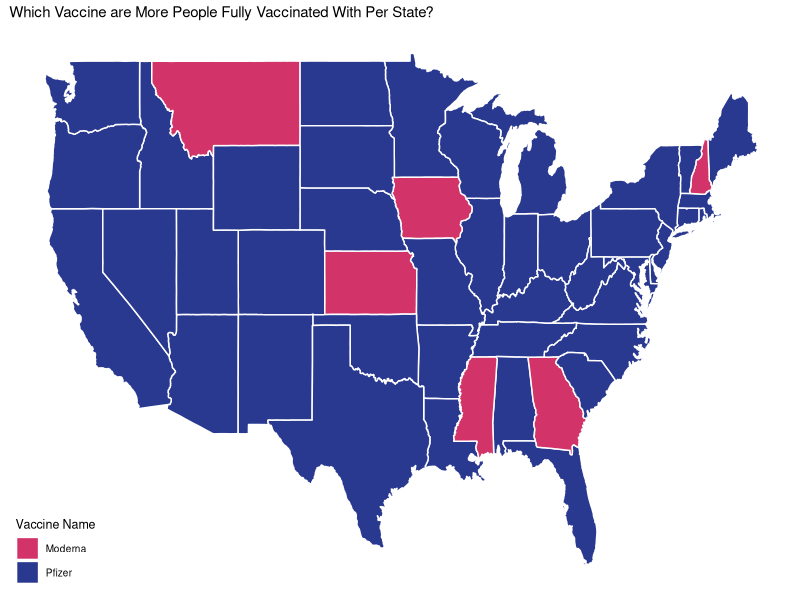
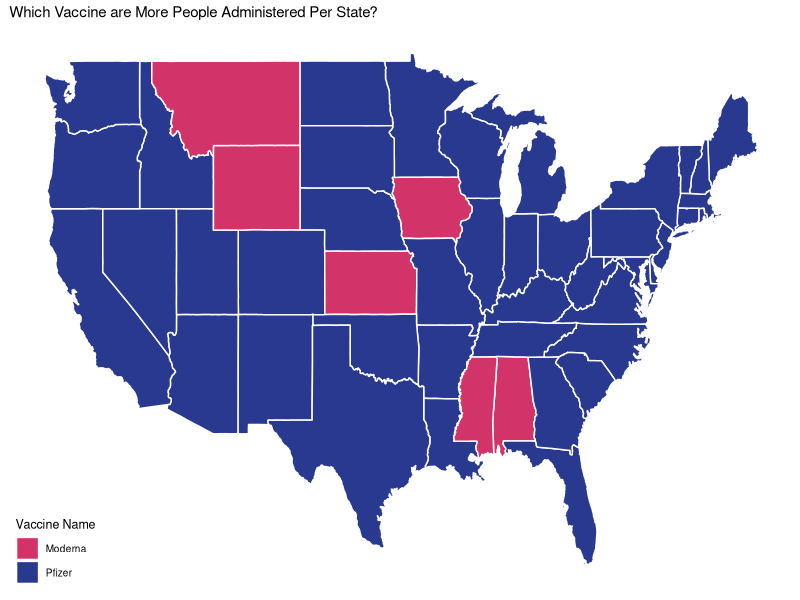
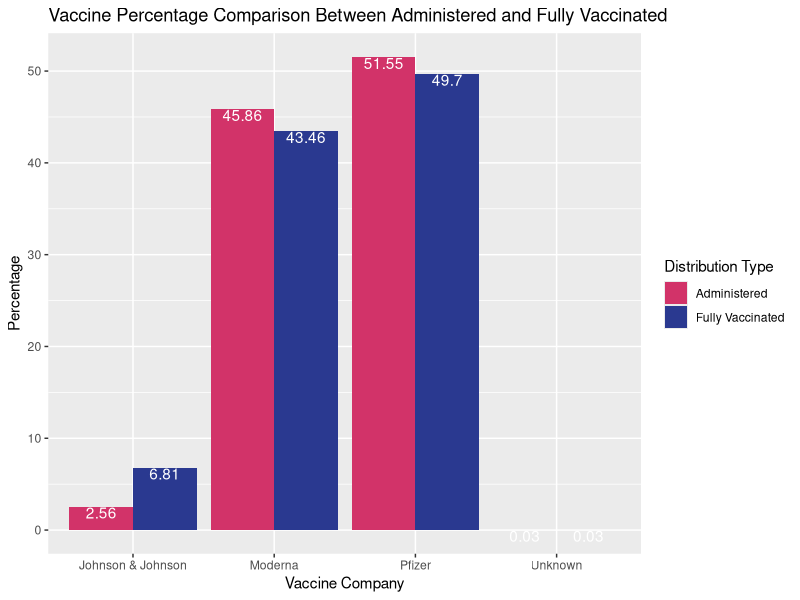

Reproduce these figures in R, in order.
## ---- chunk 1
knitr::opts_chunk$set(echo = TRUE)
## ---- chunk 2
# Import data.
casesByAge <- readr::read_csv('cases_by_age_group.csv')
deathsByAge <- readr::read_csv('deaths_by_age_group.csv')
covid19Data <- readr::read_csv('covid19_vaccinations_in_the_united_states.csv')
## ---- chunk 3
# Packages
library(lubridate)
library(dplyr)
library(tidyverse)
library(ggthemes)
## ---- chunk 4
covid19Data <- covid19Data %>%
  rename(
    State = `State/Territory/Federal Entity`,
    total.Doses = `Total Doses Delivered`,
    doses.Per.100K = `Doses Delivered per 100K`,
    doses.Per.100K.18plus = `18+ Doses Delivered per 100K`,
    total.Doses.Administered = `Total Doses Administered by State where Administered`,
    doses.Administered.Per.100k = `Doses Administered per 100k by State where Administered`,
    doses.Administered.18plus = `18+ Doses Administered by State where Administered`,
    doses.Administered.18plus.Per.100k = `18+ Doses Administered per 100K by State where Administered`,
    people.at.Least.One.Dose = `People with at least One Dose by State of Residence`,
    percent.at.Least.One.Dose = `Percent of Total Pop with at least One Dose by State of Residence`,
    people.at.Least.One.Dose.18plus = `People 18+ with at least One Dose by State of Residence`,
    percent.at.Least.One.Dose.18plus = `Percent of 18+ Pop with at least One Dose by State of Residence`,
    people.Fully.Vaccinated = `People Fully Vaccinated by State of Residence`,
    percent.Fully.Vaccinated = `Percent of Total Pop Fully Vaccinated by State of Residence`,
    people.Fully.Vaccinated.18plus = `People 18+ Fully Vaccinated by State of Residence`,
    percent.Fully.Vaccinated.18plus = `Percent of 18+ Pop Fully Vaccinated by State of Residence`,
    doses.Delivered.Pfizer = `Total Number of Pfizer doses delivered`,
    doses.Delivered.Moderna = `Total Number of Moderna doses delivered`,
    doses.Delivered.Janssen = `Total Number of Janssen doses delivered`,
    doses.Delivered.Unknown = `Total Number of doses from unknown manufacturer delivered`,
    doses.Administered.Janssen = `Total Number of Janssen doses administered`,
    doses.Administered.Moderna = `Total Number of Moderna doses administered`,
    doses.Administered.Pfizer = `Total Number of Pfizer doses adminstered`,
    doses.Administered.Unknown = `Total Number of doses from unknown manufacturer administered`,
    people.Fully.Vaccinated.Moderna = `People Fully Vaccinated Moderna Resident`,
    people.Fully.Vaccinated.Pfizer = `People Fully Vaccinated Pfizer Resident`,
    people.Fully.Vaccinated.Janssen = `People Fully Vaccinated Janssen Resident`,
    people.Fully.Vaccinated.Unknown = `People Fully Vaccinated Unknown 2-dose manufacturer Resident`,
    people.Fully.Vaccinated.Moderna.18plus = `People 18+ Fully Vaccinated Moderna Resident`,
    people.Fully.Vaccinated.Pfizer.18plus = `People 18+ Fully Vaccinated Pfizer Resident`,
    people.Fully.Vaccinated.Janssen.18plus = `People 18+ Fully Vaccinated Janssen Resident`,
    people.Fully.Vaccinated.Unknown.18plus = `People 18+ Fully Vaccinated Unknown 2-dose manufacturer Resident`,
    people.Two.Doses = `People with 2 Doses by State of Residence`,
    percent.1plus.Doses = `Percent of Total Pop with 1+ Doses by State of Residence`,
    Oneplus.Doses.18plus = `People 18+ with 1+ Doses by State of Residence`,
    percent.1plus.Doses.18plus = `Percent of 18+ Pop with 1+ Doses by State of Residence`,
    percent.2Doses = `Percent of Total Pop with 2 Doses by State of Residence`,
    people.18plus.2Doses = `People 18+ with 2 Doses by State of Residence`,
    percent.18plus.2Doses = `Percent of 18+ Pop with 2 Doses by State of Residence`,
    people.1plus.Doses = `People with 1+ Doses by State of Residence`,
    people.1plus.Doses.65plus = `People 65+ with at least One Dose by State of Residence`,
    percent.1plus.Doses.65plus = `Percent of 65+ Pop with at least One Dose by State of Residence`,
    people.Fully.Vaccinated.65plus = `People 65+ Fully Vaccinated by State of Residence`,
    percent.Fully.Vaccinated.65plus = `Percent of 65+ Pop Fully Vaccinated by State of Residence`,
    people.Fully.Vaccinated.Moderna.65plus = `People 65+ Fully Vaccinated_Moderna_Resident`,
    people.Fully.Vaccinated.Pfizer.65plus = `People 65+ Fully Vaccinated_Pfizer_Resident`,
    people.Fully.Vaccinated.Janssen.65plus = `People 65+ Fully Vaccinated_Janssen_Resident`,
    people.Fully.Vaccinated.Unknown.65plus = `People 65+ Fully Vaccinated_Unknown 2-dose Manuf_Resident`,
    doses.Administered.65plus = `65+ Doses Administered by State where Administered`,
    doses.Administered.Per.100K.65plus = `Doses Administered per 100k of 65+ pop by State where Administered`,
    doses.Delivered.Per.100K.65plus = `Doses Delivered per 100k of 65+ pop`
  )
## ---- chunk 5
covid19Data$doses.Per.100K <- as.numeric(covid19Data$doses.Per.100K)
covid19Data$doses.Per.100K.18plus <- as.numeric(covid19Data$doses.Per.100K.18plus)
covid19Data$doses.Administered.Per.100k <- as.numeric(covid19Data$doses.Administered.Per.100k)
covid19Data$doses.Administered.18plus.Per.100k <- as.numeric(covid19Data$doses.Administered.18plus.Per.100k)
covid19Data$percent.at.Least.One.Dose <- as.numeric(covid19Data$percent.at.Least.One.Dose)
covid19Data$percent.at.Least.One.Dose.18plus <- as.numeric(covid19Data$percent.at.Least.One.Dose.18plus)
covid19Data$percent.Fully.Vaccinated <- as.numeric(covid19Data$percent.Fully.Vaccinated)
covid19Data$percent.Fully.Vaccinated.18plus <- as.numeric(covid19Data$percent.Fully.Vaccinated.18plus)
covid19Data$percent.1plus.Doses <- as.numeric(covid19Data$percent.1plus.Doses)
covid19Data$percent.1plus.Doses.18plus <- as.numeric(covid19Data$percent.1plus.Doses.18plus)
## ---- chunk 6
# Which vaccine is most popular across the different states?

nonContiguous <- c("American Samoa", "Bureau of Prisons", "Dept of Defense", "Federated States of Micronesia", "Indian Health Svc", "Marshall Islands", "Northern Mariana Islands", "Puerto Rico", "Republic of Palau", "Veterans Health", "Virgin Islands", "Guam", "Alaska", "Hawaii")

popular <- covid19Data %>%
  select(State, people.Fully.Vaccinated.Pfizer, people.Fully.Vaccinated.Moderna, people.Fully.Vaccinated.Janssen, 
  people.Fully.Vaccinated.Unknown) %>%
  rename(
    moderna = people.Fully.Vaccinated.Moderna,
    pfizer = people.Fully.Vaccinated.Pfizer,
    janssen = people.Fully.Vaccinated.Janssen,
    unknown = people.Fully.Vaccinated.Unknown
  ) %>%
  pivot_longer(!State, names_to = "vaccineName", values_to = "numFullyVac") %>%
  filter(!(State %in% nonContiguous))

## ---- chunk 7
popularEachState <- popular %>%
  group_by(State) %>%
  top_n(1, numFullyVac)

popularEachState$State <- tolower(popularEachState$State)

state <- map_data("state")

popEachStateMap <- popularEachState %>%
  left_join(state, by = c("State" = "region"))
## ---- chunk 8
p <- popEachStateMap %>%
  ggplot(aes(x = long, y = lat, fill = vaccineName)) + geom_polygon(aes(group=group), color = "white") +
  theme_map() + ggtitle("Which Vaccine are More People Fully Vaccinated With Per State?")

p + scale_fill_manual(name = "Vaccine Name", values = c("#D23369", "#2A3990"), labels = c("Moderna", 
  "Pfizer"))
## ---- chunk 9
# Which vaccine is getting administered the most across the different states?

administered <- covid19Data %>%
  select(State, doses.Administered.Moderna, doses.Administered.Janssen, doses.Administered.Pfizer,
  doses.Administered.Unknown) %>%
  rename(
    moderna = doses.Administered.Moderna,
    pfizer = doses.Administered.Pfizer,
    janssen = doses.Administered.Janssen,
    unknown = doses.Administered.Unknown
  ) %>%
  pivot_longer(!State, names_to = "vaccineName", values_to = "administeredCount") %>%
  filter(!(State %in% nonContiguous))

adminEachState <- administered %>%
  group_by(State) %>%
  top_n(1, administeredCount)
  
adminEachState$State <- tolower(adminEachState$State)

adminEachStateMap <- adminEachState %>%
  left_join(state, by = c("State" = "region"))
## ---- chunk 10
q <- adminEachStateMap %>%
  ggplot(aes(x = long, y = lat, fill = vaccineName)) + geom_polygon(aes(group=group), color = "white") +
  theme_map() + ggtitle("Which Vaccine are More People Administered Per State?")

q + scale_fill_manual(name = "Vaccine Name", values = c("#D23369", "#2A3990"), labels = c("Moderna", 
  "Pfizer"))
## ---- chunk 11
# Sum of fully vaccinated and administered across all U.S.

administeredTotal <- administered %>%
  select(-State) %>%
  group_by(vaccineName) %>%
  summarize(administeredCount = sum(administeredCount)) %>%
  mutate(administeredCount = (administeredCount / sum(administeredCount)) * 100)
  
popularTotal <- popular %>%
  select(-State) %>%
  group_by(vaccineName) %>%
  summarize(numFullyVac = sum(numFullyVac)) %>%
  mutate(numFullyVac = (numFullyVac / sum(numFullyVac)) * 100)

totalData <- administeredTotal %>%
  left_join(popularTotal, by = "vaccineName") %>%
  rename(
    administered = administeredCount,
    fullyVaccinated = numFullyVac
  ) %>%
  pivot_longer(!vaccineName, names_to = "type", values_to = "values")
## ---- chunk 12
q <- totalData %>% 
  ggplot(aes(x = vaccineName, weight = values, fill = type)) + geom_bar(position = 'dodge') + geom_text(aes(label =
  round(values, digits = 2)), stat = "count", colour = "white", position = position_dodge(.9), vjust = 1)

q + scale_fill_manual(name = "Distribution Type", values = c("#D23369", "#2A3990"), labels = c("Administered", 
  "Fully Vaccinated")) + ylab("Percentage") + xlab("Vaccine Company") + scale_x_discrete(labels = c("Johnson & Johnson", 
  "Moderna", "Pfizer", "Unknown")) + ggtitle("Vaccine Percentage Comparison Between Administered and Fully Vaccinated")
